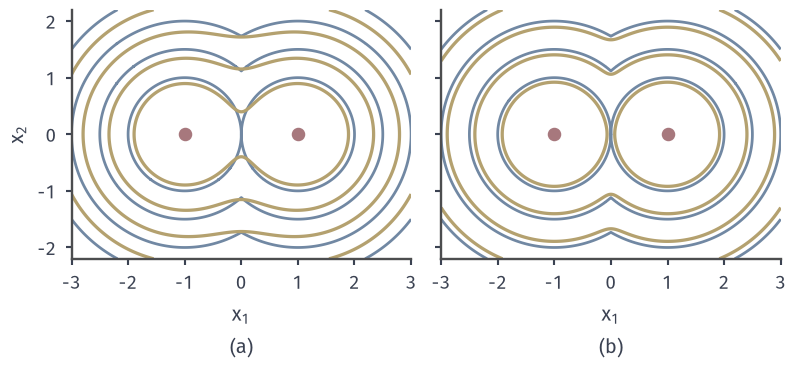

Reproduce this figure in Python.
from pathlib import Path
import sys
ROOT = next(p for p in Path(__file__).resolve().parents if (p/"build.sh").is_file() and (p/"tex/book.tex").is_file())
sys.path.insert(0, str(ROOT/"figures/06-differential-equations/02-partial-differential-equations/matplotlib/hj-common"))
from hj_common import *
HERE = Path(__file__).resolve().parent
# Target: T_eps=-eps ln(K0(r1/eps)+K0(r2/eps)) solves |grad T|^2-eps Lap T=1 away from the sources; compare level sets with T=min(r1,r2).
fig, axs = figure(width_mm=112, height_mm=52, ncols=2, sharey=True)
xs=np.linspace(-3,3,361); ys=np.linspace(-2.2,2.2,265); X,Y=np.meshgrid(xs,ys)
s=np.linspace(0,8,1601); ds=s[1]-s[0]
def logK0(z):
    z=np.maximum(z,1e-6); I=np.exp(-z[...,None]*(np.cosh(s)-1)).sum(-1)*ds
    return np.log(I)-z
r1=np.hypot(X+1,Y); r2=np.hypot(X-1,Y); T=np.minimum(r1,r2)
for ax,e,l in zip(axs,(.3,.08),'ab'):
    style(ax); Te=-e*np.logaddexp(logK0(r1/e),logK0(r2/e))
    ax.contour(X,Y,T,levels=[1,1.5,2,2.5],colors=[BLUE],linewidths=1.1)
    ax.contour(X,Y,Te,levels=[1,1.5,2,2.5],colors=[YELLOW],linewidths=1.3)
    ax.plot([-1,1],[0,0],'o',ms=4.4,color=RED,zorder=6); ax.set_aspect('equal'); ax.set_xlim(-3,3); ax.set_ylim(-2.2,2.2); sub(ax,l,'$x_1$')
axs[0].set_ylabel('$x_2$')
save(fig,HERE,'figure',{'formula':'T_eps=-eps ln(K0(r1/eps)+K0(r2/eps)), eps=.3,.08'})
